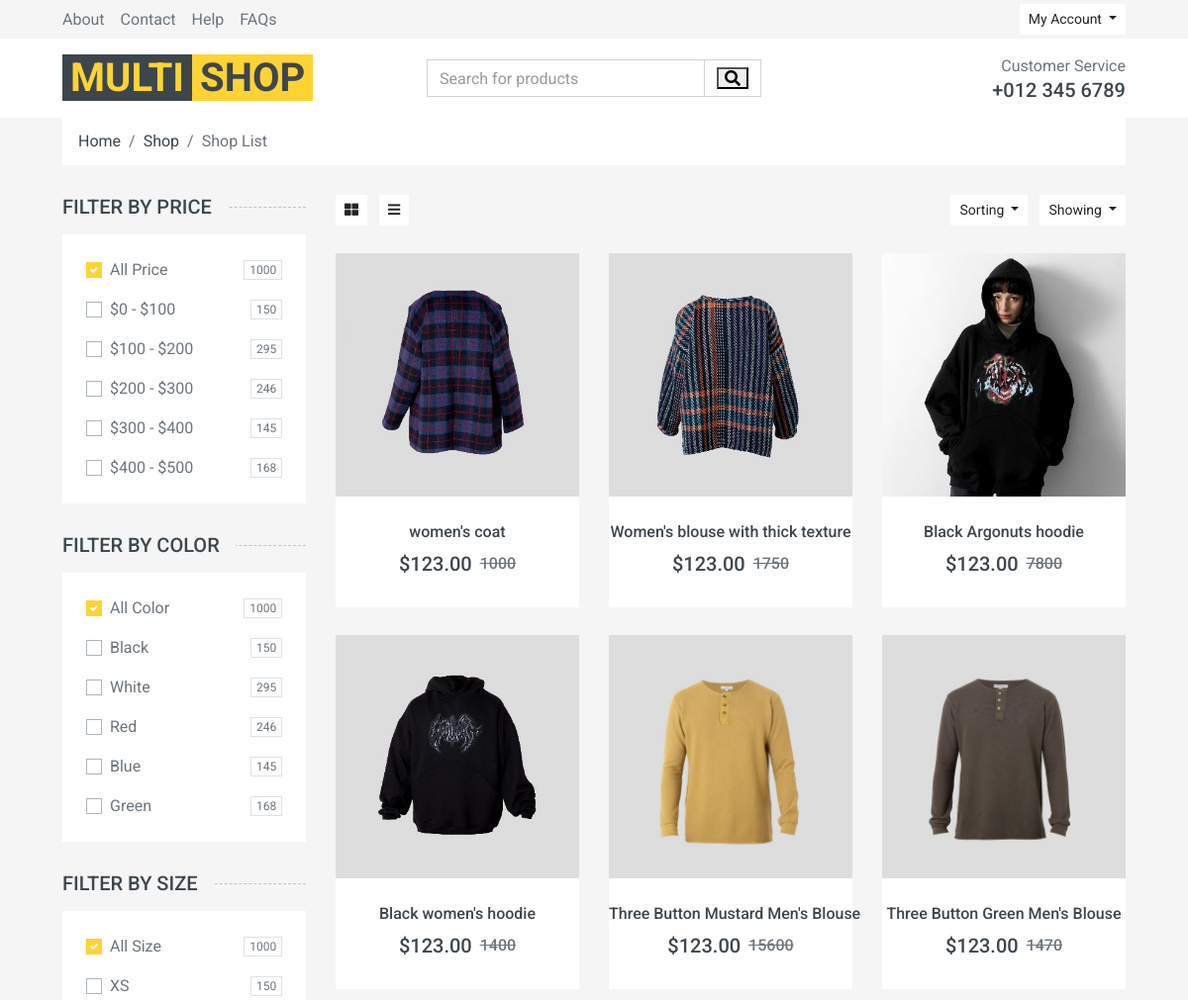
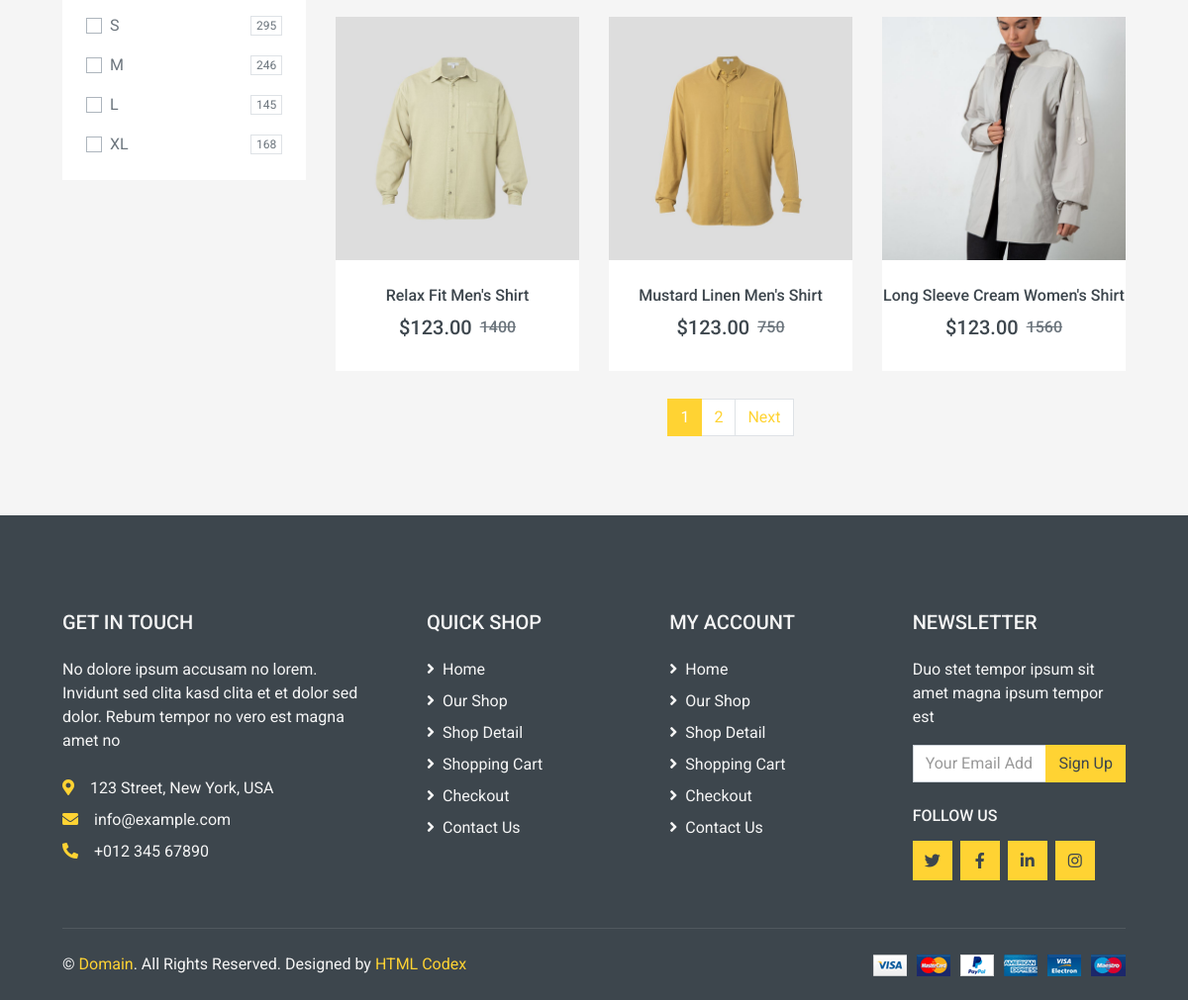
/product, run on the app's committed database (2 pictures, top to bottom).
### product/models.py (models this page shows, shortened)
class Product(models.Model):
    featured = models.BooleanField(default=False)
    title = models.CharField(max_length=100, blank=True, null=True)
    category = models.ManyToManyField(Category, null=True, blank=True)
    description = models.TextField(null=True, blank=True)
    price = models.IntegerField(null=True, blank=True)
    discount = models.SmallIntegerField(null=True, blank=True)
    image = models.ImageField(null=True)
    size = models.ManyToManyField(Size, related_name="products", null=True, blank=True)
    color = models.ManyToManyField(Color, related_name="color", blank=True, null=True)
    status = models.BooleanField(null=True, default=True)
    created_at = models.DateTimeField(auto_now_add=True, blank=True, null=True)
    def get_absolut_url(self):
        return reverse('product:product_detail', kwargs={"pk": self.id})

### product/views.py (the view)
# urls.py: path("product", views.ProductListView.as_view(), name='product_list'),
class ProductListView(ListView):
    model = Product
    template_name = 'product/shop.html'
    context_object_name = 'product'
    paginate_by = 9

### context_processrs/context_procssers.py (called while the page is built)
def number_product_user(request):
    order = OrderItem.objects.all()
    return {'number_product': order}

def featured_category(request):
    category = Category.objects.filter(featured=True).order_by('-created_at')[:3]
    return {"fc": category}

def featured_product_list(request):
    featured = Product.objects.filter(featured=True)
    return {"fp": featured}

def recent_product(request):
    recent_product_list = Product.objects.filter(status=True).order_by('-created_at')[:15]
    return {"rp": recent_product_list}

def featured_product(request):
    featured = Product.objects.filter(featured=True).order_by('-created_at')
    return {"fp_s": featured}

### product/templates/product/shop.html (shortened to what this page needs)
{% extends "base.html" %}
{% load static %}
{% block main %}
    <div class="container-fluid">
        <div class="row px-xl-5">
            <div class="col-12">
                <nav class="breadcrumb bg-light mb-30">
                    <a class="breadcrumb-item text-dark" href="#">Home</a>
                    <a class="breadcrumb-item text-dark" href="#">Shop</a>
                    <span class="breadcrumb-item active">Shop List</span>
                </nav>
            </div>
        </div>
    </div>
    <div class="container-fluid">
        <div class="row px-xl-5">
            <div class="col-lg-3 col-md-4">
                <h5 class="section-title position-relative text-uppercase mb-3"><span class="bg-secondary pr-3">Filter by price</span>
                </h5>
                <div class="bg-light p-4 mb-30">
                    <form>
                        <div class="custom-control custom-checkbox d-flex align-items-center justify-content-between mb-3">
                            <label class="custom-control-label" for="price-all">All Price</label>
                            <span class="badge border font-weight-normal">1000</span>
                        </div>
                        <div class="custom-control custom-checkbox d-flex align-items-center justify-content-between mb-3">
                            <label class="custom-control-label" for="price-1">$0 - $100</label>
                            <span class="badge border font-weight-normal">150</span>
                        </div>
                        <div class="custom-control custom-checkbox d-flex align-items-center justify-content-between mb-3">
                            <label class="custom-control-label" for="price-2">$100 - $200</label>
                            <span class="badge border font-weight-normal">295</span>
                        </div>
                        <div class="custom-control custom-checkbox d-flex align-items-center justify-content-between mb-3">
                            <label class="custom-control-label" for="price-3">$200 - $300</label>
                            <span class="badge border font-weight-normal">246</span>
                        </div>
                        <div class="custom-control custom-checkbox d-flex align-items-center justify-content-between mb-3">
                            <label class="custom-control-label" for="price-4">$300 - $400</label>
                            <span class="badge border font-weight-normal">145</span>
                        </div>
                        <div class="custom-control custom-checkbox d-flex align-items-center justify-content-between">
                            <label class="custom-control-label" for="price-5">$400 - $500</label>
                            <span class="badge border font-weight-normal">168</span>
                        </div>
                    </form>
                </div>
                <h5 class="section-title position-relative text-uppercase mb-3"><span class="bg-secondary pr-3">Filter by color</span>
                </h5>
                <div class="bg-light p-4 mb-30">
                    <form>
                        <div class="custom-control custom-checkbox d-flex align-items-center justify-content-between mb-3">
                            <label class="custom-control-label" for="price-all">All Color</label>
                            <span class="badge border font-weight-normal">1000</span>
                        </div>
                        <div class="custom-control custom-checkbox d-flex align-items-center justify-content-between mb-3">
                            <label class="custom-control-label" for="color-1">Black</label>
                            <span class="badge border font-weight-normal">150</span>
                        </div>
                        <div class="custom-control custom-checkbox d-flex align-items-center justify-content-between mb-3">
                            <label class="custom-control-label" for="color-2">White</label>
                            <span class="badge border font-weight-normal">295</span>
                        </div>
                        <div class="custom-control custom-checkbox d-flex align-items-center justify-content-between mb-3">
                            <label class="custom-control-label" for="color-3">Red</label>
                            <span class="badge border font-weight-normal">246</span>
                        </div>
                        <div class="custom-control custom-checkbox d-flex align-items-center justify-content-between mb-3">
                            <label class="custom-control-label" for="color-4">Blue</label>
                            <span class="badge border font-weight-normal">145</span>
                        </div>
                        <div class="custom-control custom-checkbox d-flex align-items-center justify-content-between">
                            <label class="custom-control-label" for="color-5">Green</label>
                            <span class="badge border font-weight-normal">168</span>
                        </div>
                    </form>
                </div>
                <h5 class="section-title position-relative text-uppercase mb-3"><span class="bg-secondary pr-3">Filter by size</span>
                </h5>
                <div class="bg-light p-4 mb-30">
                    <form>
                        <div class="custom-control custom-checkbox d-flex align-items-center justify-content-between mb-3">
                            <label class="custom-control-label" for="size-all">All Size</label>
                            <span class="badge border font-weight-normal">1000</span>
                        </div>
                        <div class="custom-control custom-checkbox d-flex align-items-center justify-content-between mb-3">
                            <label class="custom-control-label" for="size-1">XS</label>
                            <span class="badge border font-weight-normal">150</span>
                        </div>
                        <div class="custom-control custom-checkbox d-flex align-items-center justify-content-between mb-3">
                            <label class="custom-control-label" for="size-2">S</label>
                            <span class="badge border font-weight-normal">295</span>
                        </div>
                        <div class="custom-control custom-checkbox d-flex align-items-center justify-content-between mb-3">
                            <label class="custom-control-label" for="size-3">M</label>
                            <span class="badge border font-weight-normal">246</span>
                        </div>
                        <div class="custom-control custom-checkbox d-flex align-items-center justify-content-between mb-3">
                            <label class="custom-control-label" for="size-4">L</label>
                            <span class="badge border font-weight-normal">145</span>
                        </div>
                        <div class="custom-control custom-checkbox d-flex align-items-center justify-content-between">
                            <label class="custom-control-label" for="size-5">XL</label>
                            <span class="badge border font-weight-normal">168</span>
                        </div>
                    </form>
                </div>
            </div>
            <div class="col-lg-9 col-md-8">
                <div class="row pb-3">
                    <div class="col-12 pb-1">
                        <div class="d-flex align-items-center justify-content-between mb-4">
                            <div>
                                <button class="btn btn-sm btn-light"><i class="fa fa-th-large"></i></button>
                                <button class="btn btn-sm btn-light ml-2"><i class="fa fa-bars"></i></button>
                            </div>
                            <div class="ml-2">
                                <div class="btn-group">
                                    <button type="button" class="btn btn-sm btn-light dropdown-toggle"
                                            data-toggle="dropdown">Sorting
                                    </button>
                                </div>
                                <div class="btn-group ml-2">
                                    <button type="button" class="btn btn-sm btn-light dropdown-toggle"
                                            data-toggle="dropdown">Showing
                                    </button>
                                </div>
                            </div>
                        </div>
                    </div>
                    {% for pro in product %}
                        <div class="col-lg-4 col-md-6 col-sm-6 pb-1">
                            <div class="product-item bg-light mb-4">
                                <div class="product-img position-relative overflow-hidden">
                                    <a href="{{ pro.get_absolut_url }}"><img class="img-fluid w-100"
                                                                             src="{{ pro.image.url }}" alt=""></a>
                                    <div class="product-action">
                                    </div>
                                </div>
                                <div class="text-center py-4">
                                    <a class="h6 text-decoration-none text-truncate"
                                       href="{{ pro.get_absolut_url }}">{{ pro.title }}</a>
                                    <div class="d-flex align-items-center justify-content-center mt-2">
                                        <h5>$123.00</h5>
                                        <h6 class="text-muted ml-2">
                                            <del>{{ pro.price }}</del>
                                        </h6>
                                    </div>
                                </div>
                            </div>
                        </div>
                    {% endfor %}
                    <div class="col-12">
                        <nav>
                            {% if page_obj.has_other_pages %}
                                <ul class="pagination justify-content-center">
                                    {% for i in page_obj.paginator.page_range %}
                                        {% if page_obj.number == i %}
                                            <li class="page-item active"><a class="page-link" href="?page=
                                                    {{ i }}{% if request.GET.search %}&search={{ request.GET.search }}{% endif %}">{{ i }}</a>
                                            </li>
                                        {% else %}
                                            <li class="page-item"><a class="page-link" href="?page=
                                                    {{ i }}{% if request.GET.search %}&search={{ request.GET.search }}{% endif %}">{{ i }}</a>
                                            </li>
                                        {% endif %}
                                    {% endfor %}
                                    {% if page_obj.has_next %}
                                        <a class="page-link" href="?page={{ page_obj.next_page_number }}">Next</a>
                                    {% endif %}
                                </ul>
                            {% endif %}
                        </nav>
                    </div>
                </div>
            </div>
        </div>
    </div>
{% endblock %}

### data on the page
Product: image (picture), title "women's coat", price "1000"
Product: image (picture), title "Women's blouse with thick texture", price "1750"
Product: image (picture), title "Black Argonuts hoodie", price "7800"
Product: image (picture), title "Black women's hoodie", price "1400"
Product: image (picture), title "Three Button Mustard Men's Blouse", price "15600"
Product: image (picture), title "Three Button Green Men's Blouse", price "1470"
Product: image (picture), title "Relax Fit Men's Shirt", price "1400"
Product: image (picture), title "Mustard Linen Men's Shirt", price "750"
Product: image (picture), title "Long Sleeve Cream Women's Shirt", price "1560"

### other printed values
{{ i }} "1"
{{ i }} "2"
